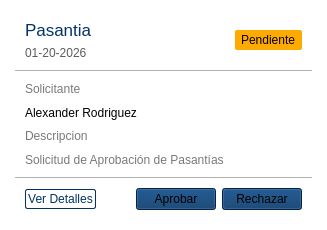
<?xml version="1.0" encoding="UTF-8"?>
<ui version="4.0">
 <class>Form</class>
 <widget class="QWidget" name="Form">
  <property name="geometry">
   <rect>
    <x>0</x>
    <y>0</y>
    <width>327</width>
    <height>230</height>
   </rect>
  </property>
  <property name="windowTitle">
   <string>Form</string>
  </property>
  <property name="styleSheet">
   <string notr="true">#Form{
background-color: #fff;
border-radius:16px;
	
}

</string>
  </property>
  <layout class="QVBoxLayout" name="verticalLayout" stretch="1,3,1">
   <property name="spacing">
    <number>0</number>
   </property>
   <property name="leftMargin">
    <number>15</number>
   </property>
   <property name="topMargin">
    <number>10</number>
   </property>
   <property name="rightMargin">
    <number>15</number>
   </property>
   <property name="bottomMargin">
    <number>10</number>
   </property>
   <item>
    <widget class="QFrame" name="frame">
     <property name="styleSheet">
      <string notr="true">background-color: transparent;</string>
     </property>
     <property name="frameShape">
      <enum>QFrame::Shape::StyledPanel</enum>
     </property>
     <property name="frameShadow">
      <enum>QFrame::Shadow::Raised</enum>
     </property>
     <layout class="QHBoxLayout" name="horizontalLayout">
      <item>
       <layout class="QVBoxLayout" name="verticalLayout_3">
        <item>
         <widget class="QLabel" name="label">
          <property name="font">
           <font>
            <family>Segoe UI</family>
            <pointsize>13</pointsize>
            <italic>false</italic>
            <fontweight></fontweight>
           </font>
          </property>
          <property name="styleSheet">
           <string notr="true">color: rgb(0, 51, 102);
font: 520 13pt 'Segoe UI';</string>
          </property>
          <property name="text">
           <string>Pasantia</string>
          </property>
         </widget>
        </item>
        <item>
         <widget class="QLabel" name="label_2">
          <property name="styleSheet">
           <string notr="true">color: rgb(91, 91, 91);</string>
          </property>
          <property name="text">
           <string>01-20-2026</string>
          </property>
         </widget>
        </item>
        <item>
         <spacer name="verticalSpacer">
          <property name="orientation">
           <enum>Qt::Orientation::Vertical</enum>
          </property>
          <property name="sizeHint" stdset="0">
           <size>
            <width>20</width>
            <height>40</height>
           </size>
          </property>
         </spacer>
        </item>
       </layout>
      </item>
      <item>
       <spacer name="horizontalSpacer">
        <property name="orientation">
         <enum>Qt::Orientation::Horizontal</enum>
        </property>
        <property name="sizeHint" stdset="0">
         <size>
          <width>244</width>
          <height>20</height>
         </size>
        </property>
       </spacer>
      </item>
      <item>
       <layout class="QVBoxLayout" name="verticalLayout_2">
        <item>
         <spacer name="verticalSpacer_2">
          <property name="orientation">
           <enum>Qt::Orientation::Vertical</enum>
          </property>
          <property name="sizeHint" stdset="0">
           <size>
            <width>20</width>
            <height>40</height>
           </size>
          </property>
         </spacer>
        </item>
        <item>
         <widget class="QLabel" name="label_3">
          <property name="styleSheet">
           <string notr="true">background-color: rgb(255, 170, 0);
border-radius:2px;
padding:3px;</string>
          </property>
          <property name="text">
           <string>Pendiente</string>
          </property>
         </widget>
        </item>
        <item>
         <spacer name="verticalSpacer_3">
          <property name="orientation">
           <enum>Qt::Orientation::Vertical</enum>
          </property>
          <property name="sizeHint" stdset="0">
           <size>
            <width>20</width>
            <height>40</height>
           </size>
          </property>
         </spacer>
        </item>
       </layout>
      </item>
     </layout>
    </widget>
   </item>
   <item>
    <widget class="QFrame" name="frame_2">
     <property name="styleSheet">
      <string notr="true">#frame_2{
background-color: transparent;
border:1px solid transparent;
border-top-color: rgb(177, 177, 177);
border-bottom-color: rgb(177, 177, 177);

}
QLabel{
	background-color: transparent;
}</string>
     </property>
     <property name="frameShape">
      <enum>QFrame::Shape::StyledPanel</enum>
     </property>
     <property name="frameShadow">
      <enum>QFrame::Shadow::Raised</enum>
     </property>
     <layout class="QVBoxLayout" name="verticalLayout_4">
      <item>
       <widget class="QLabel" name="label_4">
        <property name="styleSheet">
         <string notr="true">color: rgb(121, 121, 121);
font: 10pt &quot;Segoe UI&quot;;</string>
        </property>
        <property name="text">
         <string>Solicitante</string>
        </property>
       </widget>
      </item>
      <item>
       <widget class="QLabel" name="label_5">
        <property name="styleSheet">
         <string notr="true">color: rgb(0, 0, 0);
font: 12pt &quot;Segoe UI&quot;;</string>
        </property>
        <property name="text">
         <string>Alexander Rodriguez</string>
        </property>
       </widget>
      </item>
      <item>
       <widget class="QLabel" name="label_6">
        <property name="styleSheet">
         <string notr="true">color: rgb(121, 121, 121);
font: 10pt &quot;Segoe UI&quot;;</string>
        </property>
        <property name="text">
         <string>Descripcion</string>
        </property>
       </widget>
      </item>
      <item>
       <widget class="QLabel" name="label_7">
        <property name="styleSheet">
         <string notr="true">color: rgb(121, 121, 121);
font: 600 12pt &quot;Segoe UI&quot;;</string>
        </property>
        <property name="text">
         <string>Solicitud de Aprobación de Pasantías</string>
        </property>
       </widget>
      </item>
     </layout>
    </widget>
   </item>
   <item>
    <widget class="QFrame" name="frame_3">
     <property name="styleSheet">
      <string notr="true">QFrame{
background-color: transparent;
}

QPushButton{
	background-color: rgb(0, 51, 102);
}
</string>
     </property>
     <property name="frameShape">
      <enum>QFrame::Shape::StyledPanel</enum>
     </property>
     <property name="frameShadow">
      <enum>QFrame::Shadow::Raised</enum>
     </property>
     <layout class="QHBoxLayout" name="horizontalLayout_2">
      <item>
       <widget class="QPushButton" name="pushButton">
        <property name="styleSheet">
         <string notr="true">background-color: rgb(255, 255, 255);
border:1px solid rgb(0, 51, 102);
color: rgb(0, 51, 102);
border-radius:2px;
padding:2px;</string>
        </property>
        <property name="text">
         <string>Ver Detalles</string>
        </property>
       </widget>
      </item>
      <item>
       <spacer name="horizontalSpacer_2">
        <property name="orientation">
         <enum>Qt::Orientation::Horizontal</enum>
        </property>
        <property name="sizeHint" stdset="0">
         <size>
          <width>122</width>
          <height>20</height>
         </size>
        </property>
       </spacer>
      </item>
      <item>
       <widget class="QPushButton" name="pushButton_2">
        <property name="text">
         <string>Aprobar</string>
        </property>
       </widget>
      </item>
      <item>
       <widget class="QPushButton" name="pushButton_3">
        <property name="text">
         <string>Rechazar</string>
        </property>
       </widget>
      </item>
     </layout>
    </widget>
   </item>
  </layout>
 </widget>
 <resources/>
 <connections/>
</ui>
